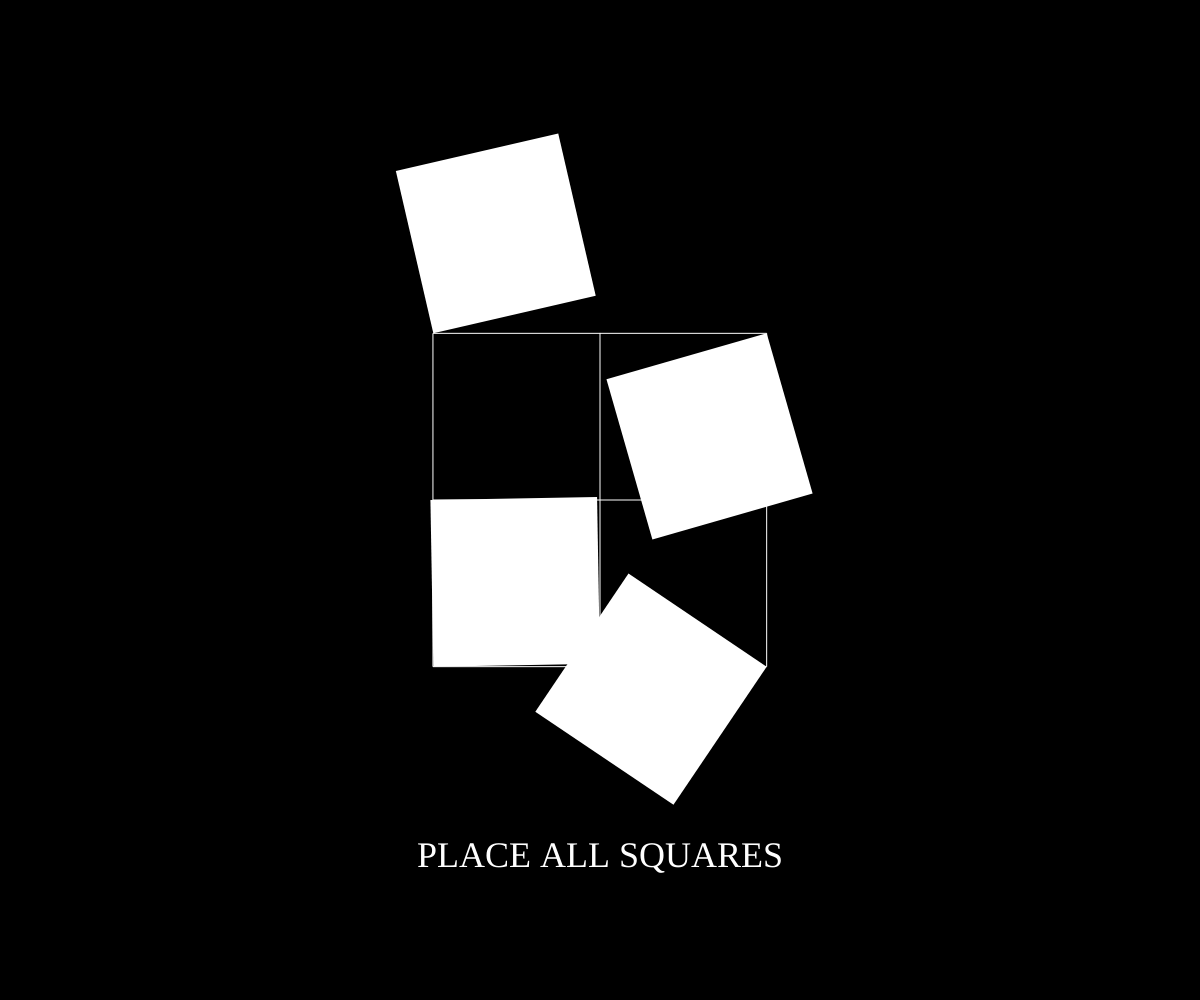
Frame 1 (no input)
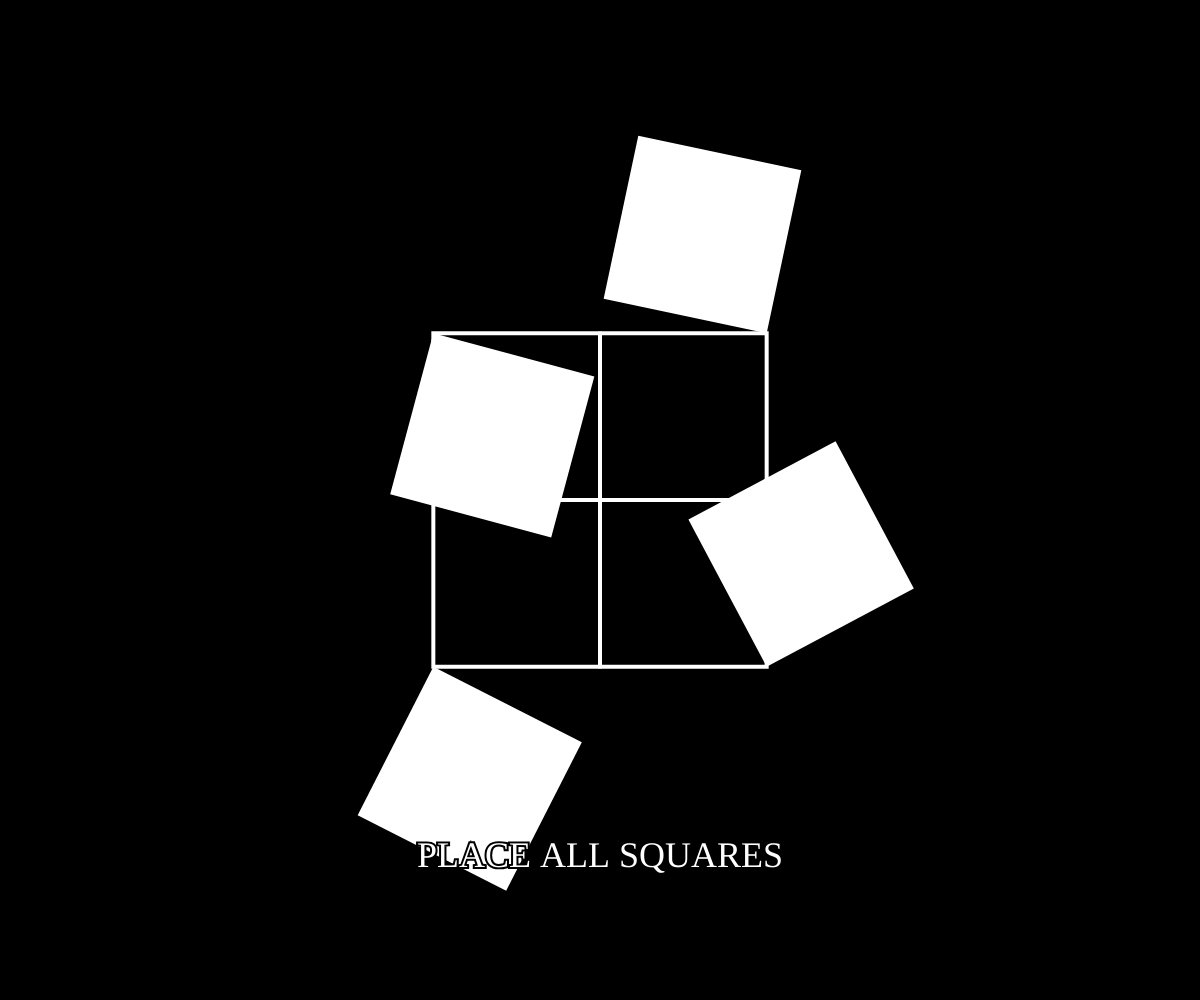
Frame 60 (no input)
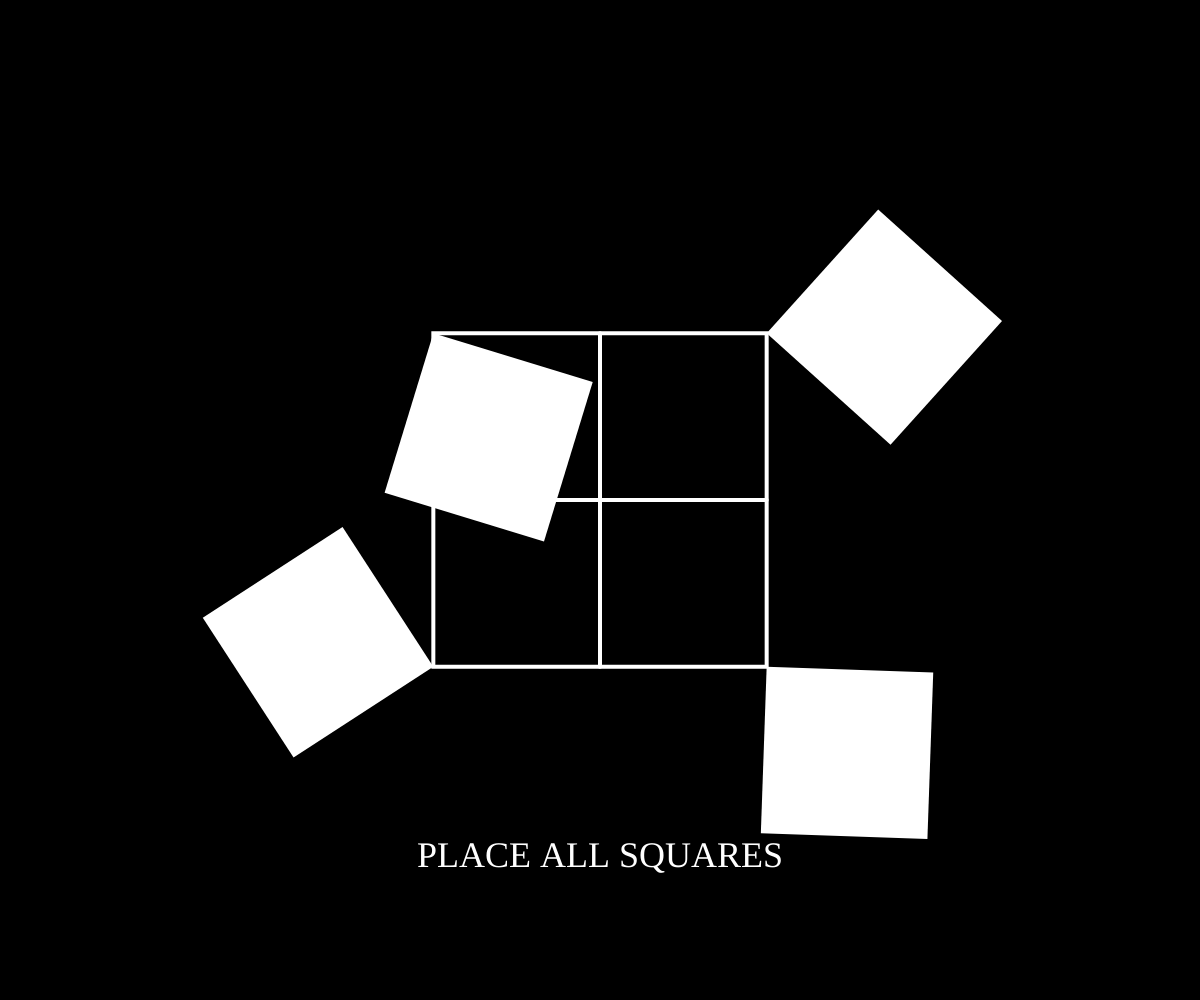
Frame 120 (the mouse pressed at the canvas centre since frame 60)

The p5.js sketch that drew these frames (run headless with seeded random() and noise() and a simulated clock; from frame 60 on, the mouse is pressed at the canvas centre):

// p5.js sketch
// ── sketch.js
let squareSize;
let angles = [0, 90, -90, 180];
let anglesInit = [0, 90, -90, 180];
let moving = [true,true,true,true];
let placed = [false, false, false, false];

let centerX, centerY;
let angleIncrement = 2;

let gameStarted = false;
let resetBtn;

function setup() {
  createCanvas(windowWidth, windowHeight);
  textFont("Jersey 10");
  textAlign(CENTER, CENTER);
  angleMode(DEGREES);
  resetGame();
  resetBtn = createElement("i").class("fa fa-refresh").mouseClicked(() =>resetGame());
}

function draw() {
  background(0);
  drawGrid();
  drawSquares();
  updateAngles();
  drawGameName();
}

function drawGrid() {
  noFill();
  stroke(255);
  line(
    centerX + squareSize,
    centerY,
    centerX + squareSize,
    centerY + squareSize * 2
  );
  line(
    centerX,
    centerY + squareSize,
    centerX + squareSize * 2,
    centerY + squareSize
  );
  square(centerX, centerY, squareSize * 2);
}

function updateAngles() {
  for (let i = 0; i < angles.length; i++) {
    if (moving[i]) {
      angles[i] = (angles[i] + angleIncrement) % 360;
    } else if (shouldStop(i)) {
      angles[i] = anglesInit[i];
      placed[i] = true;
    }
  }
}

function shouldStop(index) {
  return Math.abs(angles[index] - anglesInit[index]) % 360 <= 10;
}

function drawSquares() {
  const allStoppedAtZero = placed.every(Boolean);
  fill(allStoppedAtZero ? color(0, 255, 0) : color(255));
  noStroke();

  drawSquare(centerX, centerY, angles[0]);
  drawSquare(centerX + squareSize * 2, centerY, angles[1]);
  drawSquare(centerX, centerY + squareSize * 2, angles[2]);
  drawSquare(centerX + squareSize * 2, centerY + squareSize * 2, angles[3]);
}

function drawSquare(x, y, rotationAngle) {
  push();
  translate(x, y);
  rotate(rotationAngle);
  square(0, 0, squareSize);
  pop();
}

function drawGameName() {
  fill(255);
  stroke(0);
  strokeWeight(4);
  textSize(36);
  text("PLACE ALL SQUARES", width / 2, height - height / 7);
}

function mousePressed() {
  let col = floor((mouseX - centerX) / squareSize);
  let row = floor((mouseY - centerY) / squareSize);
  let index = row * 2 + col;
  if (index >= 0 && index < 4 && !placed[index]) moving[index] = !moving[index];
}

function resetGame() {
  squareSize = windowHeight / 6;
  centerX = width / 2 - squareSize;
  centerY = height / 2 - squareSize;

  for (let i = 0; i < angles.length; i++) {
    angles[i] = int(random(0, 360));
    placed[i] = false;
    moving[i] = true;
  }
}

function resizeWindow() {
  resizeCanvas(windowWidth, windowHeight);
  resetGame();
}
